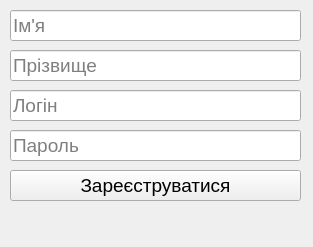
<?xml version="1.0" encoding="UTF-8"?>
<ui version="4.0">
 <class>registrationForm</class>
 <widget class="QWidget" name="registrationForm">
  <property name="geometry">
   <rect>
    <x>0</x>
    <y>0</y>
    <width>313</width>
    <height>247</height>
   </rect>
  </property>
  <property name="font">
   <font>
    <family>Segoe UI</family>
    <pointsize>14</pointsize>
   </font>
  </property>
  <property name="windowTitle">
   <string>Регистрация</string>
  </property>
  <widget class="QLineEdit" name="nameLineEdit">
   <property name="geometry">
    <rect>
     <x>10</x>
     <y>10</y>
     <width>291</width>
     <height>31</height>
    </rect>
   </property>
   <property name="placeholderText">
    <string>Iм'я</string>
   </property>
  </widget>
  <widget class="QLineEdit" name="surnameLineEdit">
   <property name="geometry">
    <rect>
     <x>10</x>
     <y>50</y>
     <width>291</width>
     <height>31</height>
    </rect>
   </property>
   <property name="placeholderText">
    <string>Прізвище</string>
   </property>
  </widget>
  <widget class="QPushButton" name="registrationButton">
   <property name="geometry">
    <rect>
     <x>10</x>
     <y>170</y>
     <width>291</width>
     <height>31</height>
    </rect>
   </property>
   <property name="text">
    <string>Зареєструватися</string>
   </property>
  </widget>
  <widget class="QLineEdit" name="passwordLineEdit">
   <property name="geometry">
    <rect>
     <x>10</x>
     <y>130</y>
     <width>291</width>
     <height>31</height>
    </rect>
   </property>
   <property name="placeholderText">
    <string>Пароль</string>
   </property>
  </widget>
  <widget class="QLineEdit" name="usernameLineEdit">
   <property name="geometry">
    <rect>
     <x>10</x>
     <y>90</y>
     <width>291</width>
     <height>31</height>
    </rect>
   </property>
   <property name="placeholderText">
    <string>Логін</string>
   </property>
  </widget>
  <widget class="QLabel" name="infoLabel">
   <property name="geometry">
    <rect>
     <x>10</x>
     <y>210</y>
     <width>291</width>
     <height>31</height>
    </rect>
   </property>
   <property name="text">
    <string/>
   </property>
  </widget>
 </widget>
 <resources/>
 <connections/>
</ui>
